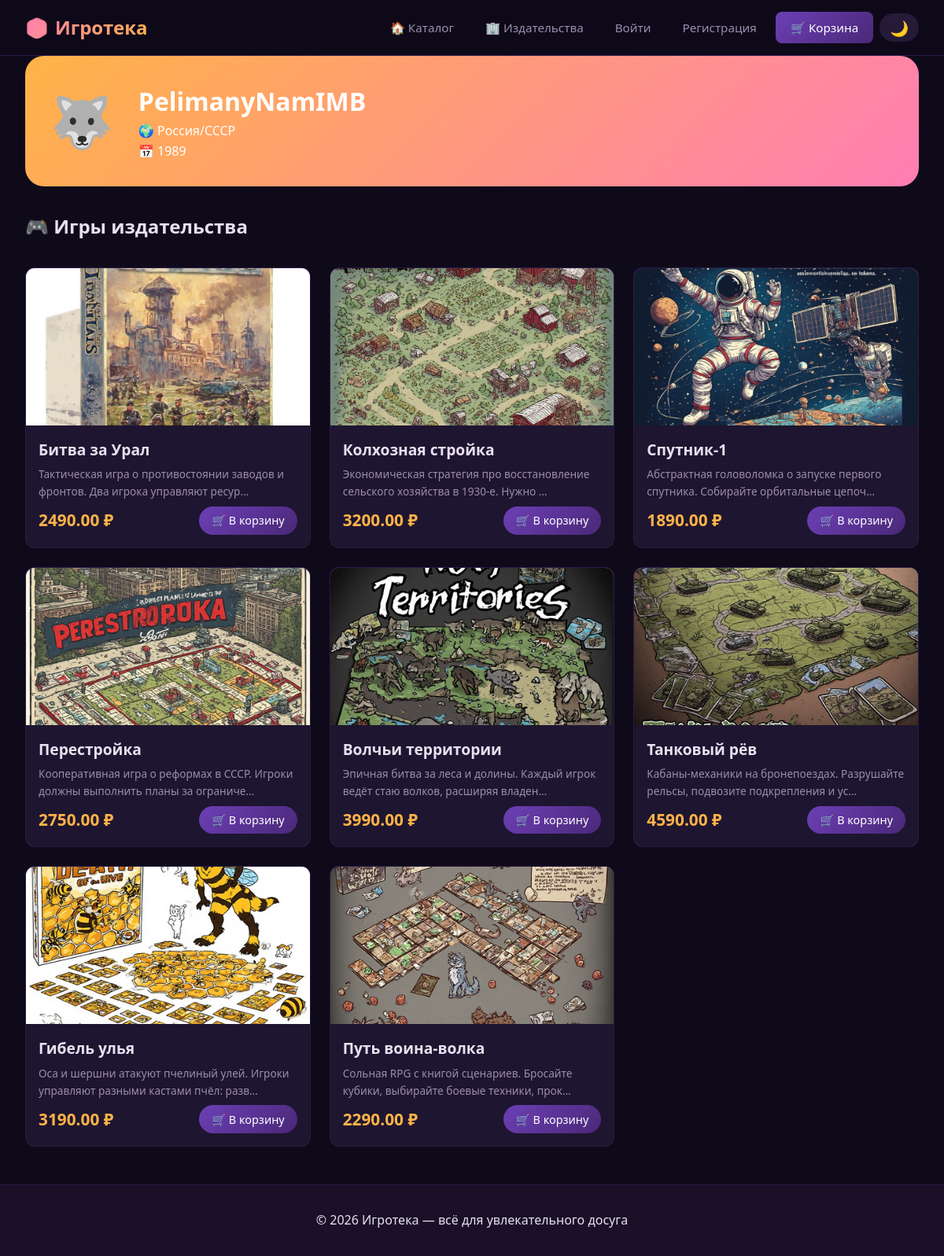
Page /publishers/1/ on the committed database.
### shop/models.py (models this page shows, shortened)
class Publisher(models.Model):
    name = models.CharField('Название', max_length=200)
    country = models.CharField('Страна', max_length=100, blank=True)
    founded_year = models.IntegerField('Год основания', null=True, blank=True)
    class Meta:
        verbose_name = 'Издатель'
        verbose_name_plural = 'Издатели'

class Game(models.Model):
    name = models.CharField('Название', max_length=200)
    slug = models.SlugField('URL', max_length=200, unique=True)
    description = models.TextField('Описание')
    price = models.DecimalField('Цена', max_digits=8, decimal_places=2)
    stock = models.IntegerField('Количество на складе', default=0)
    image = models.ImageField('Изображение', upload_to='games/', blank=True, null=True)
    category = models.ForeignKey(
        Category,
        on_delete=models.PROTECT,
        verbose_name='Категория',
        related_name='games'
    )
    publisher = models.ForeignKey(
        Publisher,
        on_delete=models.PROTECT,
        verbose_name='Издатель',
        related_name='games'
    )
    created_at = models.DateTimeField('Дата добавления', auto_now_add=True)
    class Meta:
        verbose_name = 'Игра'
        verbose_name_plural = 'Игры'

### shop/views.py (the view)
# urls.py: path('publishers/<int:pk>/', views.PublisherGamesView.as_view(), name='publisher_games'),
class PublisherGamesView(ListView):
    model = Game
    template_name = 'shop/publisher_games.html'
    context_object_name = 'games'
    paginate_by = 12
    def get_queryset(self):
        self.publisher = get_object_or_404(Publisher, pk=self.kwargs['pk'])
        return Game.objects.filter(publisher=self.publisher)
    def get_context_data(self, **kwargs):
        context = super().get_context_data(**kwargs)
        context['publisher'] = self.publisher
        idx = (self.publisher.id - 1) % len(ANIMAL_EMOJIS)
        context['publisher_emoji'] = ANIMAL_EMOJIS[idx]
        return context

### shop/templates/shop/publisher_games.html (shortened to what this page needs)
{% extends 'shop/base.html' %}
{% block content %}
    <div class="publisher-header" style="background: linear-gradient(135deg, #FFB347, #FF7EB3); border-radius: 24px; padding: 2rem; margin-bottom: 2rem; display: flex; gap: 2rem; align-items: center; flex-wrap: wrap; color: white;">
        <div class="publisher-icon" style="font-size: 4rem;">{{ publisher_emoji }}</div>
        <div class="publisher-info">
            <h1>{{ publisher.name }}</h1>
            <p>🌍 {{ publisher.country|default:"Страна не указана" }}</p>
            <p>📅 {{ publisher.founded_year|default:"Год основания не указан" }}</p>
        </div>
    </div>
    <h2>🎮 Игры издательства</h2>
    <div class="product-grid">
        {% for game in games %}
            <div class="product-card" onclick="window.location.href='{% url 'game_detail' game.slug %}'">
                <div class="product-img" style="background: linear-gradient(135deg, #6C3FB5, #FF7EB3);">
                    {% if game.image %}
                        <img src="{{ game.image.url }}" alt="{{ game.name }}" style="width: 100%; height: 100%; object-fit: cover;">
                    {% else %}
                        🎲
                    {% endif %}
                </div>
                <div class="product-info">
                    <div class="product-name">{{ game.name }}</div>
                    <div class="product-desc">{{ game.description|truncatechars:80 }}</div>
                    <div class="product-footer">
                        <div class="product-price">{{ game.price }} ₽</div>
                        <a href="{% url 'add_to_cart' game.slug %}" class="btn-cart" onclick="event.stopPropagation();">🛒 В корзину</a>
                    </div>
                </div>
            </div>
        {% empty %}
            <p>У этого издателя пока нет игр.</p>
        {% endfor %}
    </div>
{% endblock %}

### shop/templates/shop/base.html (style rules this page uses)
* { margin: 0; padding: 0; box-sizing: border-box; }
:root { --primary: #6C3FB5; --primary-dark: #4A2878; --accent: #FF7EB3; --accent2: #FFB347; --bg: #0F0A1A; --bg2: #1A1128; --bg3: #251A38; --text: #E8E0F0; --text-dim: #9A8DB0; --success: #4ECB71; --danger: #FF5757; --card-bg: #1E1530; --radius: 12px; --shadow: 0 8px 32px rgba(0,0,0,0.4); }
body { font-family: 'Segoe UI', Tahoma, Geneva, Verdana, sans-serif; background: var(--bg); color: var(--text); line-height: 1.6; transition: background 0.3s, color 0.3s; }
.product-grid { display: grid; grid-template-columns: repeat(auto-fill, minmax(280px, 1fr)); gap: 1.5rem; margin: 2rem 0; }
.product-card { background: var(--card-bg); border-radius: var(--radius); overflow: hidden; transition: transform 0.3s; border: 1px solid rgba(108,63,181,0.15); cursor: pointer; }
.product-img { height: 200px; display: flex; align-items: center; justify-content: center; font-size: 5rem; background: var(--bg3); }
.product-info { padding: 1rem; }
.product-name { font-size: 1.2rem; font-weight: bold; margin-bottom: 0.3rem; }
.product-desc { font-size: 0.85rem; color: var(--text-dim); margin-bottom: 0.5rem; }
.product-footer { display: flex; justify-content: space-between; align-items: center; }
.product-price { font-size: 1.3rem; font-weight: bold; color: var(--accent2); }
.btn-cart { padding: 0.4rem 1rem; background: linear-gradient(135deg, var(--primary), var(--primary-dark)); color: #fff; border-radius: 20px; border: none; cursor: pointer; text-decoration: none; font-size: 0.9rem; transition: 0.2s; }

### rows in the picture
Publisher: name "PelimanyNamIMB", country "Россия/СССР", founded_year "1989"
Game: image (picture), name "Битва за Урал", description "Тактическая игра о противостоянии заводов и фронтов. Два игрока управляют ресур…", price "2490.00"
Game: image (picture), name "Колхозная стройка", description "Экономическая стратегия про восстановление сельского хозяйства в 1930-е. Нужно …", price "3200.00"
Game: image (picture), name "Спутник-1", description "Абстрактная головоломка о запуске первого спутника. Собирайте орбитальные цепоч…", price "1890.00"
Game: image (picture), name "Перестройка", description "Кооперативная игра о реформах в СССР. Игроки должны выполнить планы за ограниче…", price "2750.00"
Game: image (picture), name "Волчьи территории", description "Эпичная битва за леса и долины. Каждый игрок ведёт стаю волков, расширяя владен…", price "3990.00"
Game: image (picture), name "Танковый рёв", description "Кабаны-механики на бронепоездах. Разрушайте рельсы, подвозите подкрепления и ус…", price "4590.00"
Game: image (picture), name "Гибель улья", description "Оса и шершни атакуют пчелиный улей. Игроки управляют разными кастами пчёл: разв…", price "3190.00"
Game: image (picture), name "Путь воина-волка", description "Сольная RPG с книгой сценариев. Бросайте кубики, выбирайте боевые техники, прок…", price "2290.00"

### other values in the picture
{{ publisher_emoji }} "🐺"
